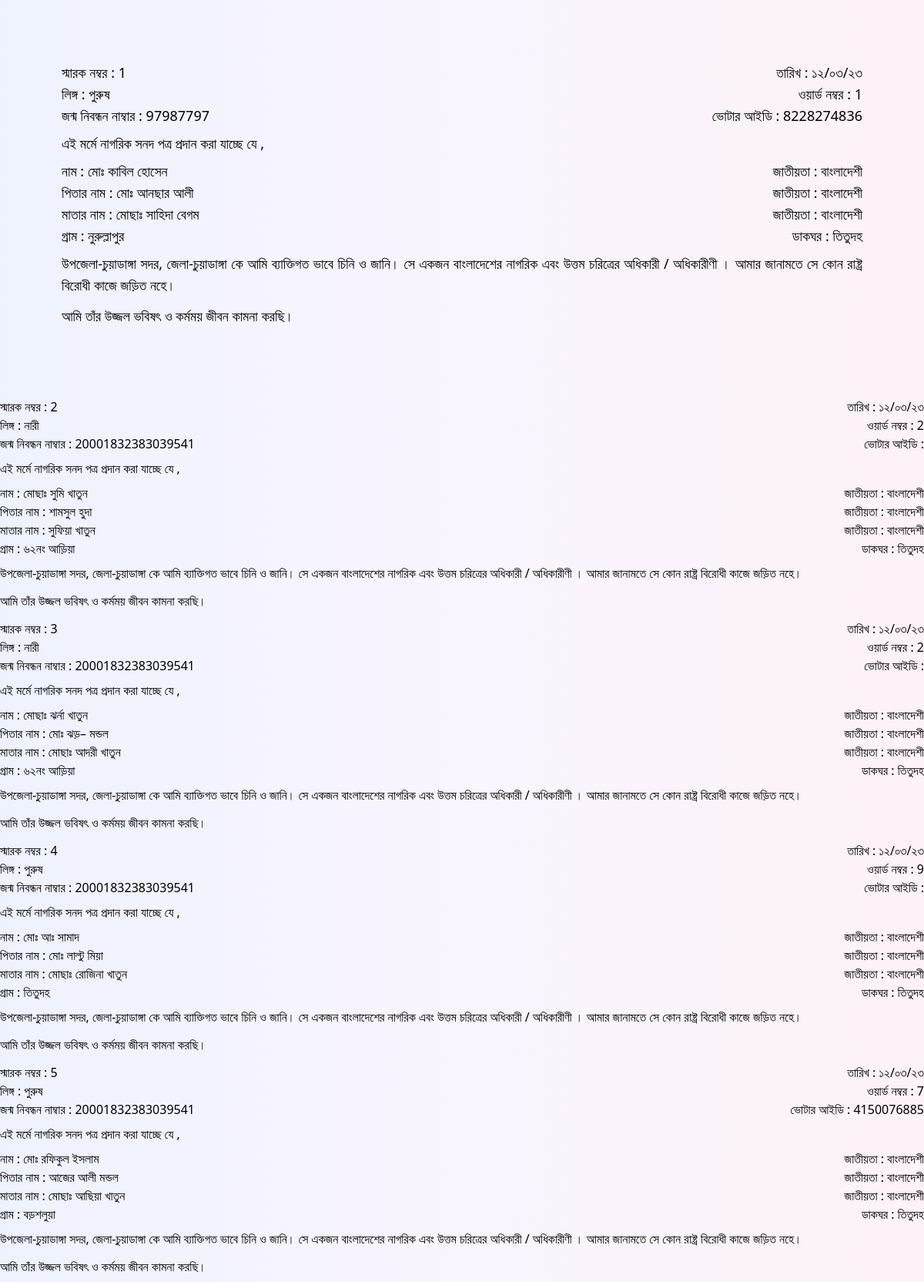
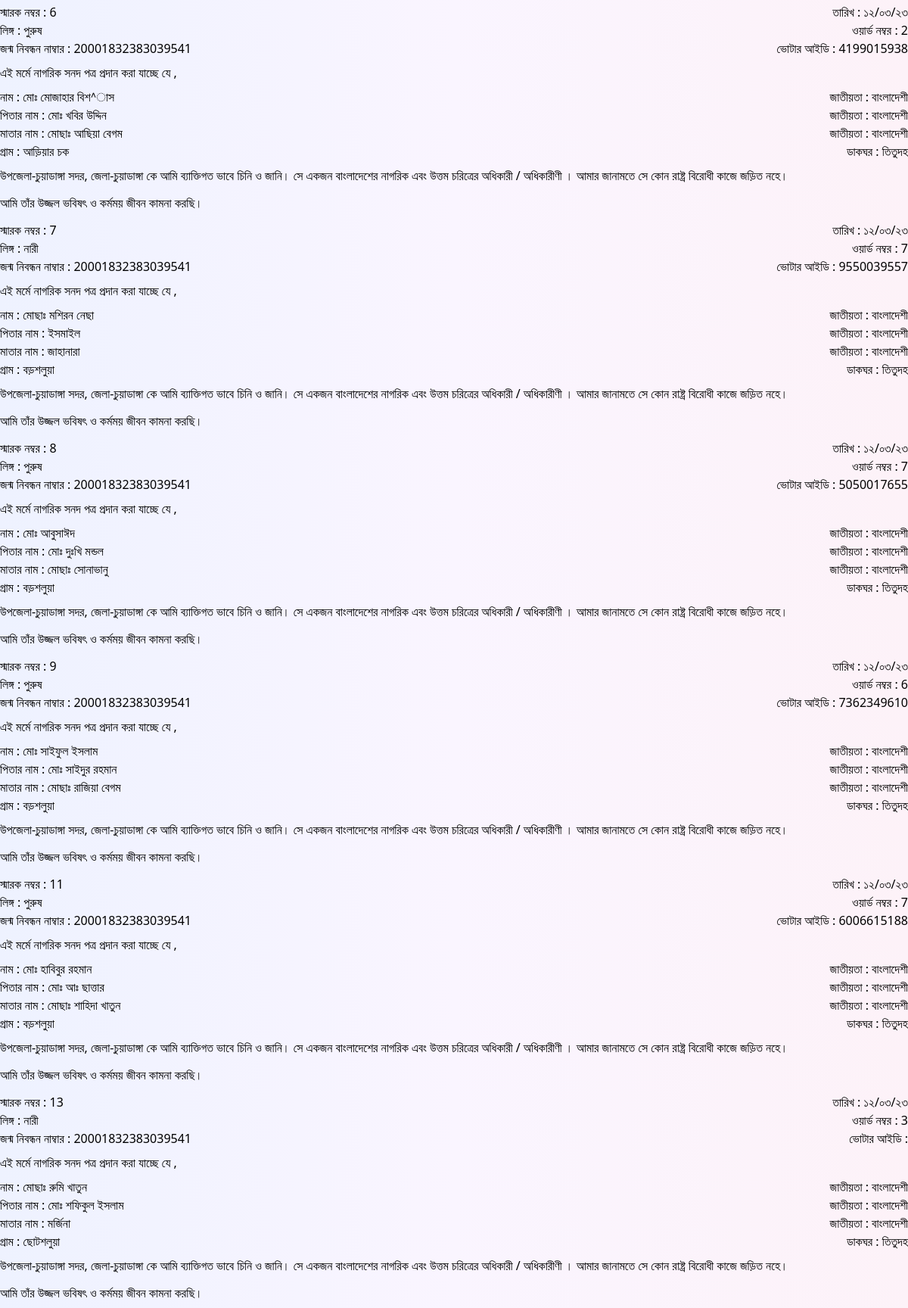
The app's page /nagorikreport.php (upper part) with its own data (2 pictures, top to bottom).
### tables this page shows
CREATE TABLE `nagorik` (
  `id` int(11) NOT NULL,
  `sarok` varchar(255) NOT NULL,
  `name` varchar(255) NOT NULL,
  `fathername` varchar(255) NOT NULL,
  `mothername` varchar(255) NOT NULL,
  `husband` varchar(255) NOT NULL,
  `gram` varchar(255) NOT NULL,
  `word` varchar(255) NOT NULL,
  `birthno` varchar(255) NOT NULL,
  `voterid` varchar(255) NOT NULL,
  `mobileno` varchar(255) NOT NULL,
  `gender` varchar(255) NOT NULL,
  `dakghor` varchar(255) NOT NULL,
  `date` varchar(255) NOT NULL
);

### nagorikreport.php (the view, shortened to what this page needs)
<!DOCTYPE html>
<html lang="en" dir="ltr">
<head>
    <script src="https://cdn.tailwindcss.com"></script>
</head>
<body class='bg-gradient-to-r from-indigo-50 via-purple-50 to-pink-50 z-40 mb-10'>
    <div class='px-20 py-20 relative text-lg'>
        <?php
        include '../../dbconnect.php';
        $query = "SELECT * FROM `nagorik`";
        $poriciti = mysqli_query($con, $query);
        while ($row = mysqli_fetch_assoc($poriciti)) {
        ?>
            <div class="flex justify-between items-center">
                <p class=''>স্মারক নম্বর : <span><?= $row['sarok'] ?></span></p>
                <p class=''>তারিখ : ১২/০৩/২৩</p>
            </div>
            <div class="flex justify-between items-start">
                <p>লিঙ্গ : <span><?= $row['gender'] ?></span> </p>
                <p class=''>ওয়ার্ড নম্বর : <span><?= $row['word'] ?></span></p>
            </div>
            <div class="flex justify-between items-start">
                <p>জন্ম নিবন্ধন নাম্বার : <span><?= $row['birthno'] ?></span> </p>
                <p>ভোটার আইডি : <span><?= $row['voterid'] ?></span> </p>
            </div>
            <p class="my-2">এই মর্মে নাগরিক সনদ পত্র প্রদান করা যাচ্ছে যে ,</p>
            <div class="flex justify-between items-start">
                <p>নাম : <span><?= $row['name'] ?></span> </p>
                <p>জাতীয়তা : বাংলাদেশী </p>
            </div>
            <div class="flex justify-between items-start">
                <p>পিতার নাম : <span><?= $row['fathername'] ?></span> </p>
                <p>জাতীয়তা : বাংলাদেশী </p>
            </div>
            <div class="flex justify-between items-start">
                <p>মাতার নাম : <span><?= $row['mothername'] ?></span> </p>
                <p>জাতীয়তা : বাংলাদেশী </p>
            </div>
            <div class="flex justify-between items-start">
                <p>গ্রাম : <span><?= $row['gram'] ?></span> </p>
                <p>ডাকঘর : <span><?= $row['dakghor'] ?></span></p>
            </div>
            <p class="text-justify my-2">উপজেলা-চুয়াডাঙ্গা সদর, জেলা-চুয়াডাঙ্গা কে আমি ব্যাক্তিগত ভাবে চিনি ও জানি। সে
                একজন বাংলাদেশের নাগরিক এবং উত্তম চরিত্রের অধিকারী / অধিকারীণী । আমার
                জানামতে সে কোন রাষ্ট্র বিরোধী কাজে জড়িত নহে।
            </p>
            <p class="my-3">আমি তাঁর উজ্জল ভবিষৎ ও কর্মময় জীবন কামনা করছি।</p>
    </div>
<?php
        }
?>
</body>
</html>

### records on screen
nagorik: sarok "1", gender "পুরুষ", word "1", birthno "97987797", voterid "8228274836", name "মোঃ কাবিল হোসেন", fathername "মোঃ আনছার আলী", mothername "মোছাঃ সাহিদা বেগম", gram "নুরুল্লাপুর", dakghor "তিতুদহ"
nagorik: sarok "2", gender "নারী", word "2", birthno "20001832383039541", name "মোছাঃ সুমি খাতুন", fathername "শামসুল হুদা", mothername "সুফিয়া খাতুন", gram "৬২নং আড়িয়া", dakghor "তিতুদহ"
nagorik: sarok "3", gender "নারী", word "2", birthno "20001832383039541", name "মোছাঃ ঝর্না খাতুন", fathername "মোঃ ঝড়– মন্ডল", mothername "মোছাঃ আদরী খাতুন", gram "৬২নং আড়িয়া", dakghor "তিতুদহ"
nagorik: sarok "4", gender "পুরুষ", word "9", birthno "20001832383039541", name "মোঃ আঃ সামাদ", fathername "মোঃ লাল্টু মিয়া", mothername "মোছাঃ রোজিনা খাতুন", gram "তিতুদহ", dakghor "তিতুদহ"
nagorik: sarok "5", gender "পুরুষ", word "7", birthno "20001832383039541", voterid "4150076885", name "মোঃ রফিকুল ইসলাম", fathername "আজের আলী মন্ডল", mothername "মোছাঃ আছিয়া খাতুন", gram "বড়শলুয়া", dakghor "তিতুদহ"
nagorik: sarok "6", gender "পুরুষ", word "2", birthno "20001832383039541", voterid "4199015938", name "মোঃ মোজাহার বিশ^াস", fathername "মোঃ খবির উদ্দিন", mothername "মোছাঃ আছিয়া বেগম", gram "আড়িয়ার চক", dakghor "তিতুদহ"
nagorik: sarok "7", gender "নারী", word "7", birthno "20001832383039541", voterid "9550039557", name "মোছাঃ মশিরন নেছা", fathername "ইসমাইল", mothername "জাহানারা", gram "বড়শলুয়া", dakghor "তিতুদহ"
nagorik: sarok "8", gender "পুরুষ", word "7", birthno "20001832383039541", voterid "5050017655", name "মোঃ আবুসাঈদ", fathername "মোঃ দুঃখি মন্ডল", mothername "মোছাঃ সোনাভানু", gram "বড়শলুয়া", dakghor "তিতুদহ"
nagorik: sarok "9", gender "পুরুষ", word "6", birthno "20001832383039541", voterid "7362349610", name "মোঃ সাইফুল ইসলাম", fathername "মোঃ সাইদুর রহমান", mothername "মোছাঃ রাজিয়া বেগম", gram "বড়শলুয়া", dakghor "তিতুদহ"
nagorik: sarok "11", gender "পুরুষ", word "7", birthno "20001832383039541", voterid "6006615188", name "মোঃ হাবিবুর রহমান", fathername "মোঃ আঃ ছাত্তার", mothername "মোছাঃ শাহিদা খাতুন", gram "বড়শলুয়া", dakghor "তিতুদহ"
nagorik: sarok "13", gender "নারী", word "3", birthno "20001832383039541", name "মোছাঃ রুমি খাতুন", fathername "মোঃ শফিকুল ইসলাম", mothername "মর্জিনা", gram "ছোটশলুয়া", dakghor "তিতুদহ"
